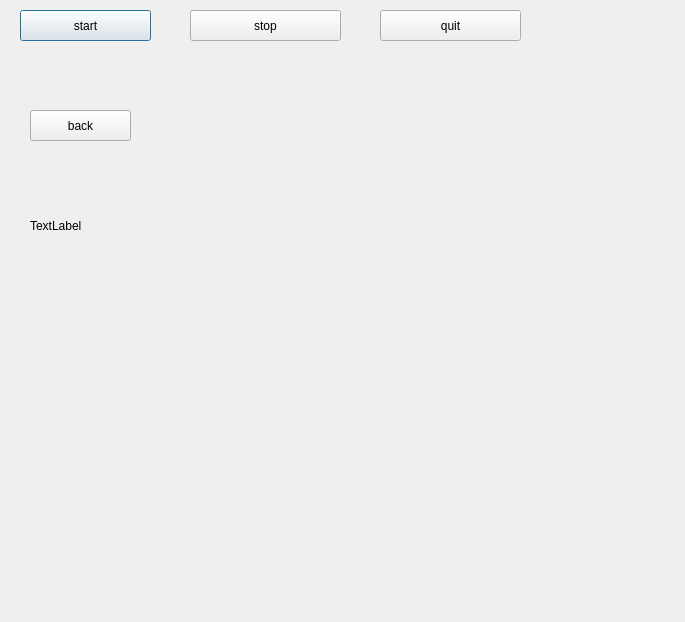
<?xml version="1.0" encoding="UTF-8"?>
<ui version="4.0">
 <class>camera</class>
 <widget class="QDialog" name="camera">
  <property name="geometry">
   <rect>
    <x>0</x>
    <y>0</y>
    <width>685</width>
    <height>622</height>
   </rect>
  </property>
  <property name="windowTitle">
   <string>Dialog</string>
  </property>
  <widget class="QPushButton" name="show_ptn">
   <property name="geometry">
    <rect>
     <x>20</x>
     <y>10</y>
     <width>131</width>
     <height>31</height>
    </rect>
   </property>
   <property name="text">
    <string>start</string>
   </property>
  </widget>
  <widget class="QPushButton" name="stop_ptn">
   <property name="geometry">
    <rect>
     <x>190</x>
     <y>10</y>
     <width>151</width>
     <height>31</height>
    </rect>
   </property>
   <property name="text">
    <string>stop</string>
   </property>
  </widget>
  <widget class="QPushButton" name="quit_ptn">
   <property name="geometry">
    <rect>
     <x>380</x>
     <y>10</y>
     <width>141</width>
     <height>31</height>
    </rect>
   </property>
   <property name="text">
    <string>quit</string>
   </property>
  </widget>
  <widget class="QLabel" name="show_label">
   <property name="geometry">
    <rect>
     <x>230</x>
     <y>110</y>
     <width>341</width>
     <height>261</height>
    </rect>
   </property>
   <property name="text">
    <string/>
   </property>
  </widget>
  <widget class="QPushButton" name="pushButton">
   <property name="geometry">
    <rect>
     <x>30</x>
     <y>110</y>
     <width>101</width>
     <height>31</height>
    </rect>
   </property>
   <property name="text">
    <string>back</string>
   </property>
  </widget>
  <widget class="QLabel" name="label">
   <property name="geometry">
    <rect>
     <x>30</x>
     <y>200</y>
     <width>81</width>
     <height>51</height>
    </rect>
   </property>
   <property name="text">
    <string>TextLabel</string>
   </property>
  </widget>
 </widget>
 <resources/>
 <connections/>
</ui>
